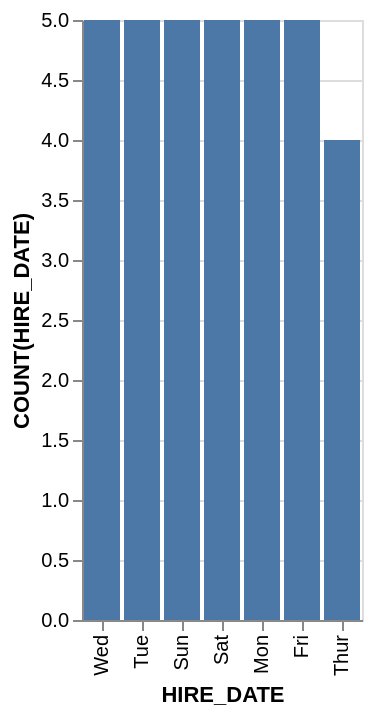

Source (Vega-Lite JSON):
### Vega-Lite specification from a JSON file in a GitHub repository (floating-point values rounded to 4 significant figures)
{"data": {"values": [{"x_data": "Wed", "y_data": 5}, {"x_data": "Tue", "y_data": 5}, {"x_data": "Sun", "y_data": 5}, {"x_data": "Sat", "y_data": 5}, {"x_data": "Mon", "y_data": 5}, {"x_data": "Fri", "y_data": 5}, {"x_data": "Thur", "y_data": 4}]}, "mark": "bar", "encoding": {"x": {"field": "x_data", "type": "nominal", "title": "HIRE_DATE", "sort": {"op": "sum", "field": "y_data", "order": "descending"}}, "y": {"field": "y_data", "type": "quantitative", "title": "COUNT(HIRE_DATE)"}}}
